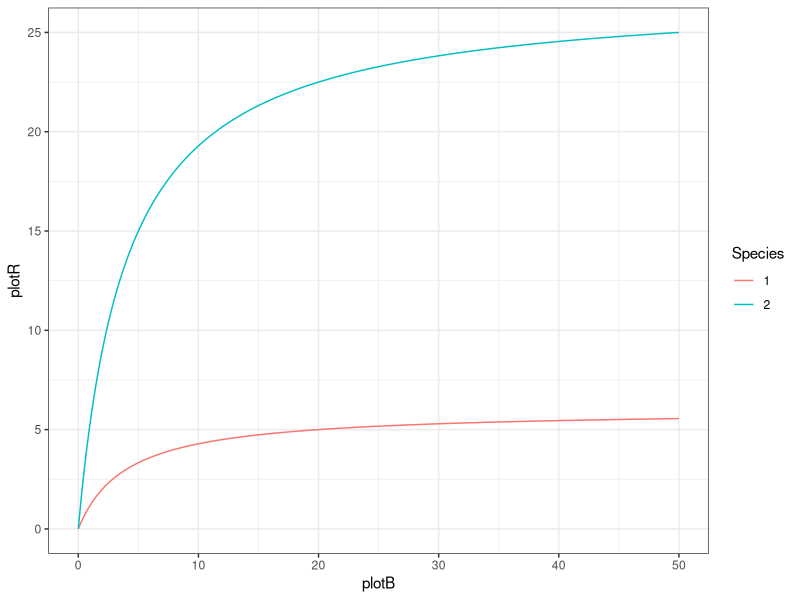
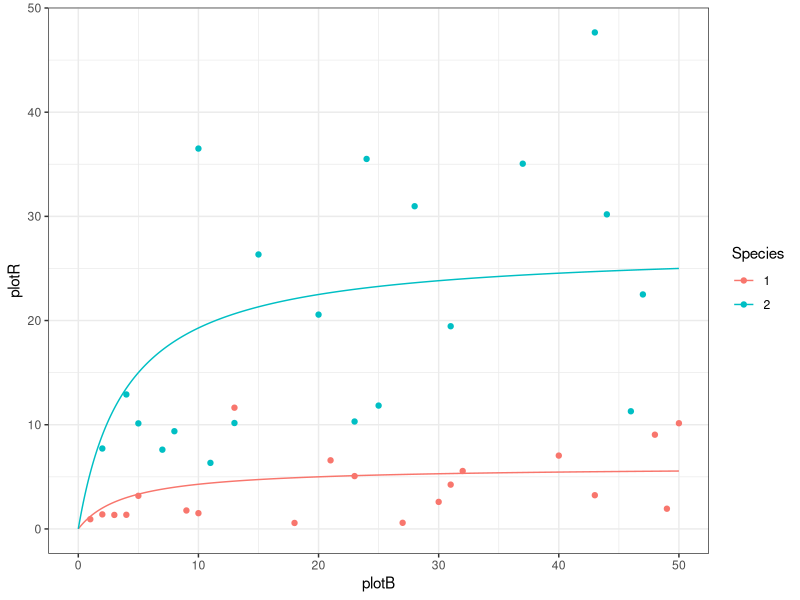
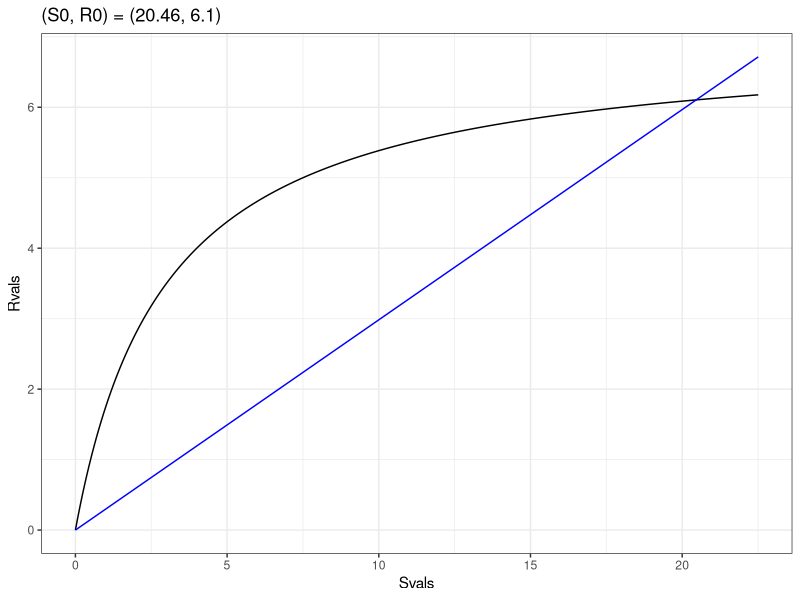
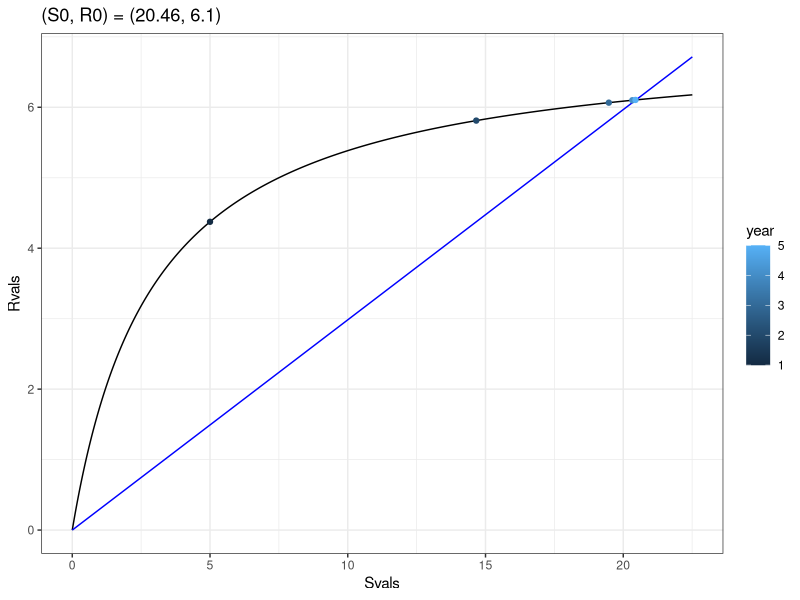

Here is the R script that generated these plots, in order:
# stock_recruit.R
# examine how Beverton-Holt stock recruitment curve changes for different values of alpha, beta, and stdev

# Bev-Holt SR curve: R = (alpha * B / (beta + B)) * exp(rnorm*cv)
# R = Recruitment (age 1 fish) in year t
# B = biomass of adult fish in year t-1
# alpha and beta are parameters of the curve
# cv determines the variability around the curve

library(tidyverse)

# values from Dolder et al. (2020) Table 4
a1 <- 6
b1 <- 4
cv1 <- 0.7
a2 <- 27
b2 <- 4
cv2 <- 0.6

# lots of B values to plot lines (TRAC Ref Doc Figure 5)
B <- seq(0, 50, 0.1)
predR1 <- a1 * B / (b1 + B)
predR2 <- a2 * B / (b2 + B)

df <- tibble(plotB = c(B, B),
             plotR = c(predR1, predR2),
             Species = rep(c("1", "2"), each = length(B)))

p1 <- ggplot(df, aes(x=plotB, y=plotR, color=Species)) +
  geom_line() +
  theme_bw()
print(p1)

# what do sampled points look like?
nsamp <- 20
B1 <- sample(50, nsamp)
B2 <- sample(50, nsamp)
Recra1 <- log(a1 * B1 / (b1 + B1)) - (cv1^2)/2 # lognormal bias adjustment
Recrb1 <- log(a2 * B2 / (b2 + B2)) - (cv2^2)/2
Recra2 <- rlnorm(nsamp, mean = Recra1, sdlog = cv1)
Recrb2 <- rlnorm(nsamp, mean = Recrb1, sdlog = cv2)
df2 <- tibble(obsB = c(B1, B2),
              obsR = c(Recra2, Recrb2),
              Species = rep(c("1", "2"), each = nsamp))
p2 <- p1 +
  geom_point(data=df2, aes(x=obsB, y=obsR, color=Species))
print(p2)

# note the lack of units on the axes - unclear how they are defined, could be direct numbers of fish and kg, could be thousands of fish and metric tons, I don't know if the code defines units anywhere

# what would be nice to know is what the unexploited population looks like with no recruitment variability about the SR curve (this is often used to define the end of the SR curve when plotting)
# in non-spatial, age-structured models, can calculate the adult spawners per recruit (SPR) and then see where a line with slope 1/SPR intersects with the SR curve to see the expected equilibrium
# not so easy to do in this spatial model with daily and weekly timesteps and spawning only occurring in some cells and weeks
# perhaps Paul et al. did some testing to derive the values used in the paper (not sure if they have code to look at this already)

# an example showing how SPR and SR can be used to find equilibrium
# a simple population with two ages, recruits and adults
# adults weight 5 times what a recruit weighs
# natural mortality is 0.4
# start with per recruit calculations
# 1 recruit produces exp(-0.4)=0.67032 adults
# multiply adult numbers by weight to derive spawning biomass (S)
# exp(-0.4) * 5 = 3.3516
# so spawners per recruit under F=0 (phi0) = 3.3516 kg

# use the Beverton-Holt stock recruitment function
# R = alpha * S / (beta + S)

# the intersection of BH SR and line from the origin with slope 1/phi0
# can be found by noting that the latter line is R = S/phi0 => S = R*phi0
# replace S with R*phi0 in the SR curve
# R = alpha * R * phi0 / (beta + R * phi0)
# and simplfiy
# beta + R * phi0 = alpha * phi0
# R = alpha - (beta / phi0)
# this value of R is the unfished recruitment R0
# then S0 can be found from R0 * phi0

# what does this look like?
# as an example use
M <- 0.4
wadult <- 5
phi0 <- exp(-M) * wadult
alpha <- 7
beta <- 3
R0 <- alpha - (beta / phi0)
S0 <- R0 * phi0
Svals <- seq(0, S0*1.10, length.out = 1000)
Rvals <- alpha * Svals / (beta + Svals)
philine <- Svals / phi0
df <- tibble(Svals=Svals,
             Rvals=Rvals,
             philine=philine)
p1 <- ggplot(df, aes(x=Svals, y=Rvals)) +
  geom_line() +
  geom_line(aes(x=Svals, y=philine), color="blue") +
  ggtitle(paste0("(S0, R0) = (", round(S0,2), ", ", round(R0,2),")")) +
  theme_bw()
print(p1)

# does the population actually go to this equilibrium value?
# can check by starting the population away from equilibrium
# and following it for a number of years
nyears <- 5
Spop <- rep(NA, nyears) # placeholder for population biomass
Rpop <- rep(NA, nyears) # placeholder for resulting recruitment
Spop[1] <- 5 # some starting value not equal to S0
Rpop[1] <- alpha * Spop[1] / (beta + Spop[1])
for (i in 2:nyears){
  Spop[i] <- Rpop[i-1] * exp(-M) * wadult
  Rpop[i] <- alpha * Spop[i] / (beta + Spop[i])
}
df2 <- tibble(Spop = Spop,
              Rpop = Rpop,
              year = seq(1, nyears))
p2 <- p1 +
  geom_point(data=df2, aes(x=Spop, y=Rpop, color=year))
print(p2)
# note: the convergence to equilbirium is fast because this example
# uses only two ages, a more realistic age-strutured model with
# say 20 ages and delayed maturity would take longer to reach equilibrium


# next the steepness (h) version of the Beverton-Holt equation
# steepness is how sharply the curve bends
#   0.2 is a staight line from the origin to (S0, R0)
#   1.0 is a line that immediately goes from the origin to R0 at a small S
#   values around 0.6-0.8 are common
# the definition of steepness is the proportion of R0 when S is 1/5 of S0
# h = (R|S=S0/5) / R0 = ((alpha * (S0/5)) / (beta + (S0/5))) / R0
# for the example above
h = ((alpha * (S0/5)) / (beta + (S0/5))) / R0
h # 0.661602

# the Beverton-Holt equation can then be written using h, R0, and phi0
# R = 4 * h * R0 * S / (phi0 * R0 * (1-h) + (5*h - 1) * S)
Rvals2 <- 4 * h * R0 * Svals / (phi0 * R0 * (1-h) + (5*h - 1) * Svals)
max(Rvals - Rvals) # shows Rvals2 and Rvals are the same

# many have adopted the steepness form of the BH SR curve because
# the parameters R0 and phi are less correlated than alpha and beta
# (note that phi0 can be calculated from known values and is not a
# parameter in the fitting of the curve)
# the standard alpha and beta parameters can be found from the fitted
# h and R0 (and known phi0) using some simple algebra
# alpha = (4 * h * R0) / (5 * h - 1)
# beta = (phi0 * R0 * (1 - h)) / (5 * h - 1)
alphacalc <- (4 * h * R0) / (5 * h - 1)
betacalc <- (phi0 * R0 * (1 - h)) / (5 * h - 1)
c(alpha, alphacalc) 
c(beta, betacalc)
# occasionally get minor (e-12) diffs due to computer precision

